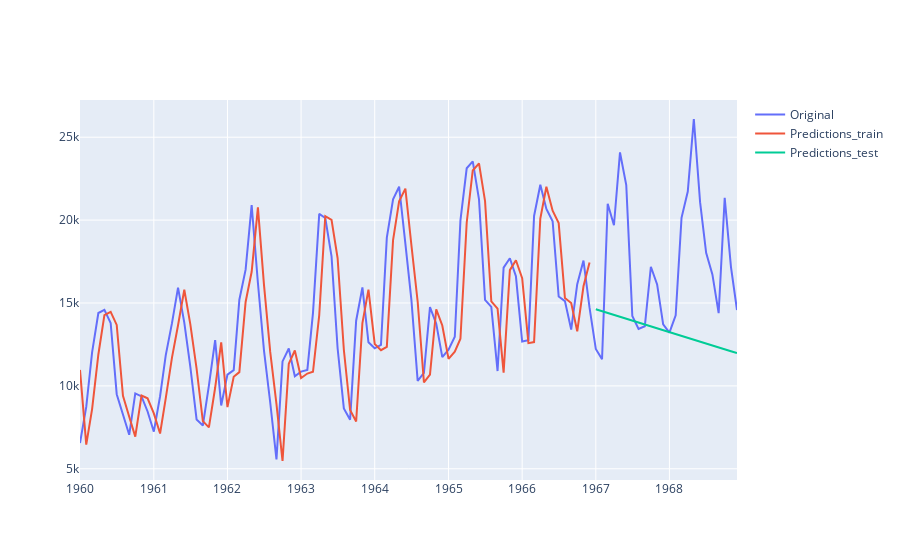

Source (notebook cell):
### Code cell
# тренеруем модели двойного сглаживания, записываем результаты в табличку, строим один из графиков

a = modeling(model_es2_add, picture=True, metrics= True) 
metrics_result_table.loc[len(metrics_result_table.index)] = ['ExponentialSmoothing', 'add', '-', a[0], a[1]]

a = modeling(model_es2_mul, picture=False, metrics= False) 
metrics_result_table.loc[len(metrics_result_table.index)] = ['ExponentialSmoothing', 'mul', '-', a[0], a[1]]
